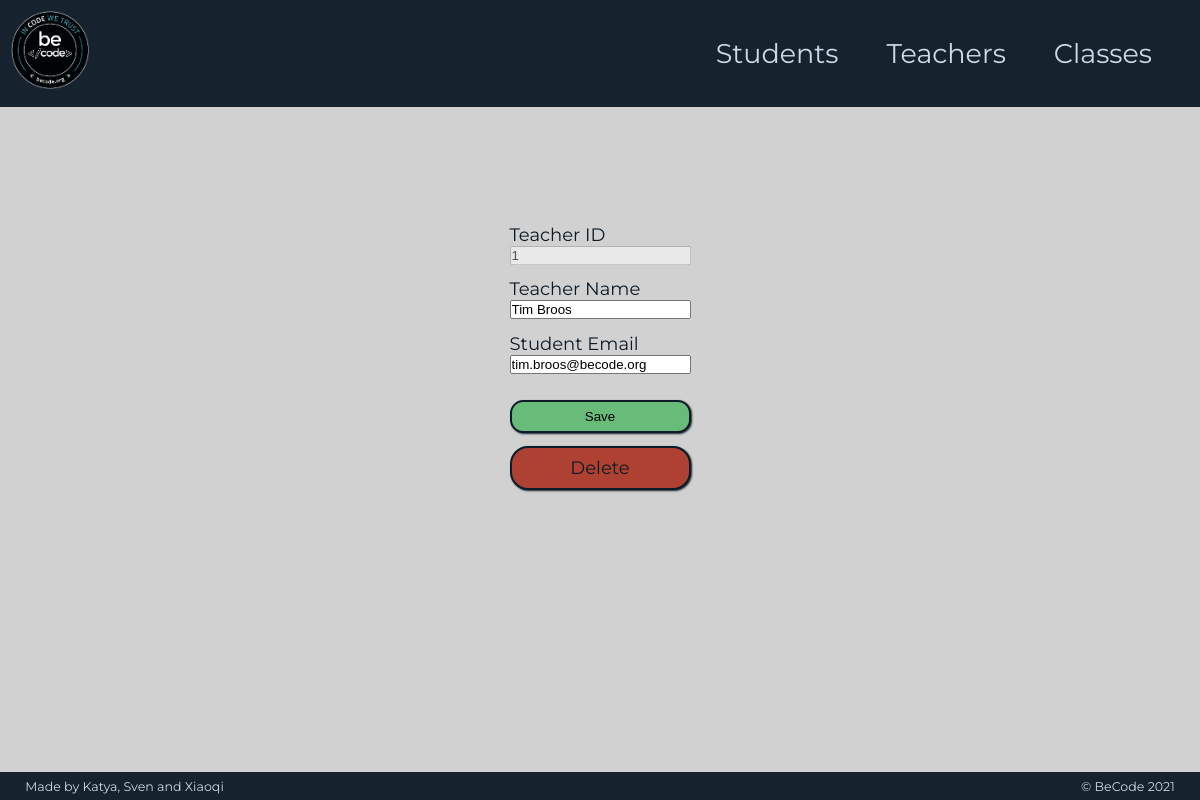
/index.php?page=editTeacher&id=1, run on an earlier commit of the app's database.
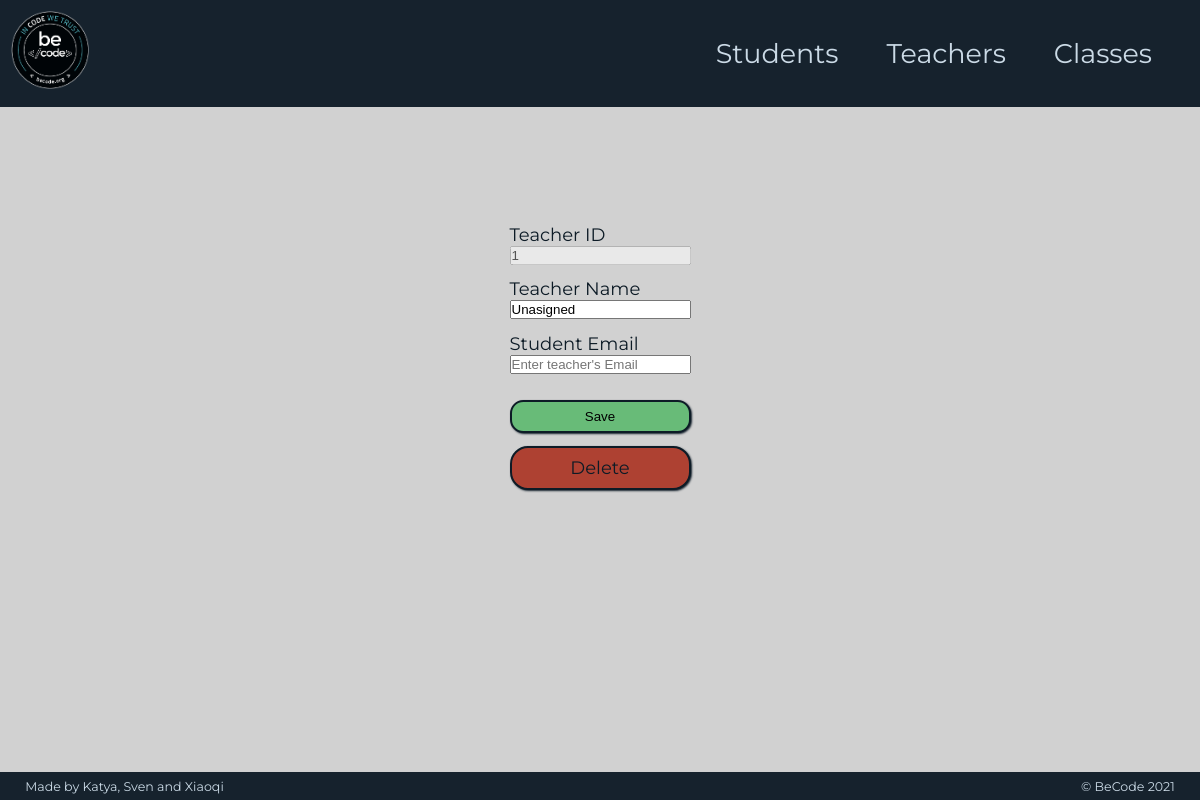
And on a later commit of the database.
### tables this page shows
CREATE TABLE Teacher (
     ID INT UNSIGNED AUTO_INCREMENT PRIMARY KEY,
     Name varchar(255) NOT NULL,
     Email varchar(255)
);

### Model/connection.php (called while the page is built, shortened)
<?php
class Connection extends PDO
{
    public function __construct(){
        $driverOptions = [
            PDO::MYSQL_ATTR_INIT_COMMAND => "SET NAMES 'utf8'",
            PDO::ATTR_ERRMODE => PDO::ERRMODE_EXCEPTION,
            PDO::ATTR_DEFAULT_FETCH_MODE => PDO::FETCH_ASSOC,
        ];
    }
}

### Model/teacherLoader.php (called while the page is built, shortened)
<?php
class TeacherLoader
{
    public static function getTeacher(PDO $PDO, int $id){
        $handler = $PDO->query('SELECT * FROM teacher WHERE ID = ' . $id);
        return $handler->fetchAll();
    }
}

### View/editTeacherView.php (the view)
<?php require 'includes/header.php' ?>
    <section id="teachers">
        <div id="editTeacher">
            <form method="POST" action="index.php?page=editTeacher&id=<?php echo $teacher[0]["ID"]; ?>">
                <label>Teacher ID</label>
                <input type="text" name="teacherId" value="<?php echo $teacher[0]["ID"] ?>" disabled>
                <label>Teacher Name</label>
                <input type="text" name="teacherName" value="<?php echo $teacher[0]["Name"] ?>" placeholder="Enter teacher's name" required>
                <label>Student Email</label>
                <input type="email" name="teacherEmail" value="<?php echo $teacher[0]["Email"] ?>" placeholder="Enter teacher's Email" required>
                <input type="submit" class="button-Link addBtn" value="Save"></input>
                <a class="button-Link deleteBtn" href="index.php?page=deleteTeacher&id=<?php echo $teacher[0]["ID"]; ?>">Delete</a>
            </form>
        </div>
    </section>
<?php require 'includes/footer.php' ?><?php

What changed in the data, as far as the page shows it:
changed teacher id 1: teacherName "Tim Broos" → "Unasigned"; teacherEmail "tim.broos@becode.org" → (not shown)
